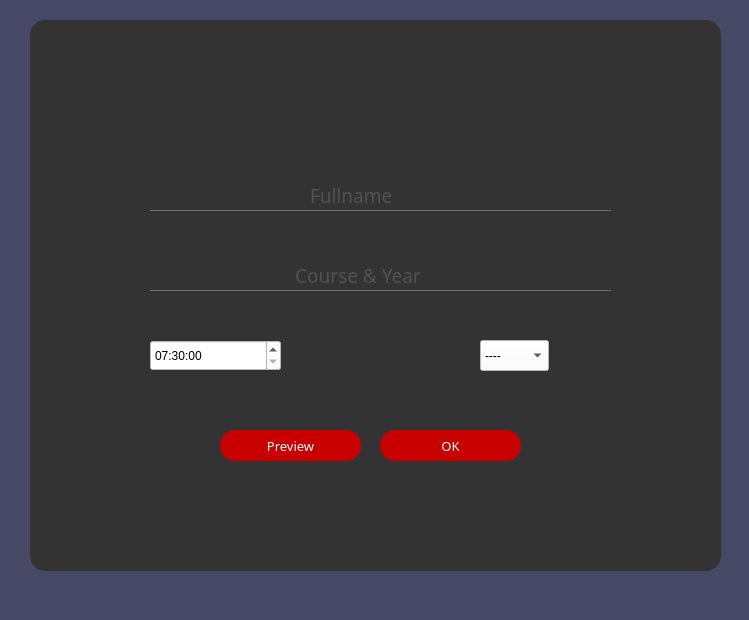
<?xml version="1.0" encoding="UTF-8"?>
<ui version="4.0">
 <class>MainWindow</class>
 <widget class="QMainWindow" name="MainWindow">
  <property name="geometry">
   <rect>
    <x>0</x>
    <y>0</y>
    <width>749</width>
    <height>620</height>
   </rect>
  </property>
  <property name="windowTitle">
   <string>MainWindow</string>
  </property>
  <property name="styleSheet">
   <string notr="true">background-color: rgb(70, 72, 102);</string>
  </property>
  <widget class="QWidget" name="centralwidget">
   <widget class="QWidget" name="verticalLayoutWidget">
    <property name="geometry">
     <rect>
      <x>30</x>
      <y>20</y>
      <width>691</width>
      <height>551</height>
     </rect>
    </property>
    <layout class="QVBoxLayout" name="verticalLayout">
     <item>
      <widget class="QFrame" name="frame">
       <property name="styleSheet">
        <string notr="true">QFrame{
background-color: rgb(51, 51, 51);
border-radius: 15px
}</string>
       </property>
       <property name="frameShape">
        <enum>QFrame::StyledPanel</enum>
       </property>
       <property name="frameShadow">
        <enum>QFrame::Raised</enum>
       </property>
       <widget class="QLineEdit" name="name">
        <property name="geometry">
         <rect>
          <x>120</x>
          <y>160</y>
          <width>461</width>
          <height>31</height>
         </rect>
        </property>
        <property name="font">
         <font>
          <family>Century Gothic</family>
          <pointsize>14</pointsize>
         </font>
        </property>
        <property name="styleSheet">
         <string notr="true">QLineEdit
{
background:transparent;
border:none;
color:#717072;
border-bottom:1px solid #717072;

}</string>
        </property>
        <property name="alignment">
         <set>Qt::AlignJustify|Qt::AlignVCenter</set>
        </property>
        <property name="placeholderText">
         <string>                                Fullname</string>
        </property>
       </widget>
       <widget class="QLineEdit" name="course">
        <property name="geometry">
         <rect>
          <x>120</x>
          <y>240</y>
          <width>461</width>
          <height>31</height>
         </rect>
        </property>
        <property name="font">
         <font>
          <family>Century Gothic</family>
          <pointsize>14</pointsize>
         </font>
        </property>
        <property name="styleSheet">
         <string notr="true">QLineEdit
{
background:transparent;
border:none;
color:#717072;
border-bottom:1px solid #717072;

}</string>
        </property>
        <property name="alignment">
         <set>Qt::AlignJustify|Qt::AlignVCenter</set>
        </property>
        <property name="placeholderText">
         <string>                             Course &amp; Year</string>
        </property>
       </widget>
       <widget class="QPushButton" name="btn_ok">
        <property name="geometry">
         <rect>
          <x>350</x>
          <y>410</y>
          <width>141</width>
          <height>31</height>
         </rect>
        </property>
        <property name="font">
         <font>
          <family>Century Gothic</family>
          <pointsize>10</pointsize>
         </font>
        </property>
        <property name="styleSheet">
         <string notr="true">QPushButton{
background-color: rgb(200, 0, 0);
color: rgb(255, 255, 255);
border-radius:15px;
}

QPushButton:hover
{
color:#333;
border-radius:15px;
background:#49ebff;
}</string>
        </property>
        <property name="text">
         <string>OK</string>
        </property>
       </widget>
       <widget class="QPushButton" name="btn_preview">
        <property name="geometry">
         <rect>
          <x>190</x>
          <y>410</y>
          <width>141</width>
          <height>31</height>
         </rect>
        </property>
        <property name="font">
         <font>
          <family>Century Gothic</family>
          <pointsize>10</pointsize>
         </font>
        </property>
        <property name="styleSheet">
         <string notr="true">QPushButton{
background-color: rgb(200, 0, 0);
color: rgb(255, 255, 255);
border-radius:15px;
}

QPushButton:hover
{
color:#333;
border-radius:15px;
background:#49ebff;
}</string>
        </property>
        <property name="text">
         <string>Preview</string>
        </property>
       </widget>
       <widget class="QTimeEdit" name="timeEdit">
        <property name="geometry">
         <rect>
          <x>120</x>
          <y>320</y>
          <width>131</width>
          <height>31</height>
         </rect>
        </property>
        <property name="styleSheet">
         <string notr="true">background-color: rgb(255, 255, 255);</string>
        </property>
        <property name="maximumTime">
         <time>
          <hour>18</hour>
          <minute>30</minute>
          <second>59</second>
         </time>
        </property>
        <property name="minimumTime">
         <time>
          <hour>7</hour>
          <minute>30</minute>
          <second>0</second>
         </time>
        </property>
        <property name="time">
         <time>
          <hour>7</hour>
          <minute>30</minute>
          <second>0</second>
         </time>
        </property>
       </widget>
       <widget class="QComboBox" name="room">
        <property name="geometry">
         <rect>
          <x>450</x>
          <y>320</y>
          <width>69</width>
          <height>31</height>
         </rect>
        </property>
        <property name="styleSheet">
         <string notr="true">background-color: rgb(255, 255, 255);</string>
        </property>
        <item>
         <property name="text">
          <string>----</string>
         </property>
        </item>
        <item>
         <property name="text">
          <string>1</string>
         </property>
        </item>
        <item>
         <property name="text">
          <string>2</string>
         </property>
        </item>
        <item>
         <property name="text">
          <string>3</string>
         </property>
        </item>
        <item>
         <property name="text">
          <string>4</string>
         </property>
        </item>
        <item>
         <property name="text">
          <string>5</string>
         </property>
        </item>
        <item>
         <property name="text">
          <string>6</string>
         </property>
        </item>
       </widget>
      </widget>
     </item>
    </layout>
   </widget>
  </widget>
  <widget class="QStatusBar" name="statusbar"/>
 </widget>
 <resources/>
 <connections/>
</ui>
